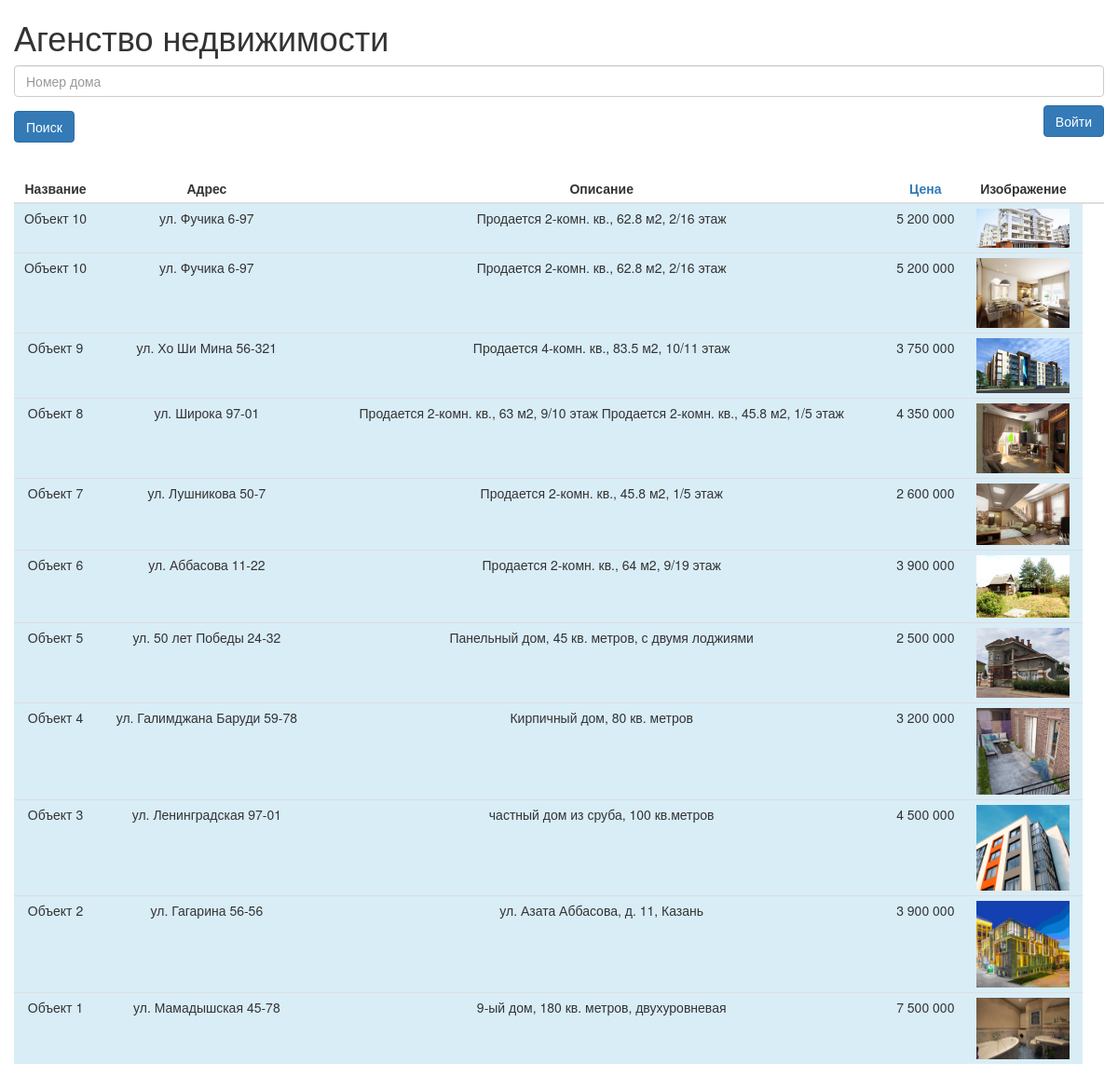
The page / on the database its author committed.
### tables this page shows
CREATE TABLE `estate` (
  `id` int(3) NOT NULL,
  `name` text NOT NULL,
  `adress` text NOT NULL,
  `description` text NOT NULL,
  `price` decimal(30,0) NOT NULL,
  `status` enum('0','1') NOT NULL DEFAULT '1',
  `image` varchar(255) DEFAULT NULL
);

### inc/router.php (called while the page is built, shortened)
<?php
	final class Router {
		public function run( ) {
			$this->controller = new Controller();
			$this->controller->loadView();
		}
	}
?>

### index.php (called while the page is built, shortened)
<?
	require_once './inc/router.php';
	$router = new Router();
	$router->run();
?>

### inc/model.php (called while the page is built, shortened)
<?php
	class Model
	{
		private $servername = 'mysql:host=localhost;dbname=f0725656_test_base';
		private $username = 'f0725656_test_base';
		private $password = 'root';
		protected $connection;
		public function __construct()
		{
			$this->connection = new PDO($this->servername, $this->username, $this->password);
			$this->connection->setAttribute(PDO::ATTR_ERRMODE, PDO::ERRMODE_EXCEPTION);
			$this->connection->exec("SET NAMES utf8;");
		}
		protected function selectData($sql = null, $params = [])
		{
			try {
				$result = $this->connection->prepare($sql);
				$result->execute($params);
				return $result->fetchAll(PDO::FETCH_ASSOC);
			}
			catch (PDOException $e) {
				echo '';
			}
		}
	}

### inc/tasks.php (called while the page is built, shortened)
<?php
	final class Tasks extends Model
	{
		public function getAllTasks($id = false, $task = false)
		{
			if ($task && $id) {
				$sql = "SELECT estate FROM tasks WHERE id=? ;" ;
				$params = [$id];
			}
			else if ($id) {
				$sql = "SELECT id FROM estate ;";
			}
			else {
				$sort = ($_GET['sort']) ? $_GET['sort'] : '';
				$sql = "SELECT * FROM estate" ;
				$sql .= ($sort) ? " ORDER BY price {$sort}" : " ORDER BY id DESC ; ";
			}
			return $this->selectData($sql, $params);
		}
	}

### view/page.php (the view, shortened to what this page needs)
<table class="table table-condensed text-center">
	<thead>
		<tr class="text-center">
			<th>Название</th>
			<th>Адрес</th>
			<th>Описание</th>
			<th>
				<? if ($_GET['sort'] === 'asc') { ?>
					<a href="./?sort=desc">Цена↑</a>
					<? } elseif ($_GET['sort'] === 'desc'){ ?>
					<a href="./?sort=asc">Цена↓</a>
					<? } else { ?>
					<a href="./?sort=desc">Цена</a>
				<? } ?>
			</th>
			<th>Изображение</th>
			<th></th>
			<th></th>
		</tr>
	</thead>
	<tbody>
		<?
			if ($this->tasksList['tasks']) {
				foreach ($this->tasksList['tasks'] as $task) {
					if ($task['status'] === '1') {
					?>
					<tr class="bg-info">
						<td><?= $task['name'] ?></td>
						<td><?= $task['adress'] ?></td>
						<td><?= $task['description'] ?></td>
						<td><?= number_format($task['price'], 0, '', ' ');  ?></td>
						<td>
							<a href="<?= $task['image'] ?>" class="a_fancy" data-fancybox>
								<img class="img_before" src="<?= $task['image'] ?>"/>
							</a>
						</td>
					</tr>
					<?
					}
				}
			}
		?>
	</tbody>
</table>

### view/header.php (shortened to what this page needs)
<!DOCTYPE html>
<html lang="ru">
	<head>
		<link href="css/bootstrap.css" rel="stylesheet">
		<link href="css/font-awesome.css" rel="stylesheet">
		<link href="css/style.css" rel="stylesheet">
		<link rel="stylesheet" href="https://cdn.jsdelivr.net/gh/fancyapps/fancybox@3.5.7/dist/jquery.fancybox.min.css">
	</head>
	<body>
		<div class="container">
			<div class="row">
				<h1>Агенство недвижимости</h1>

### view/form_search.php (shortened to what this page needs)
<form action="./" method="post" >
	<div class="form-group">
		<input name="search" type="text" class="form-control" pattern="^[0-9]{1,3}$" placeholder="Номер дома" value="" required/>
	</div>
	<button type="submit" class="btn btn-primary">Поиск</button>
</form>

### inc/controller.php (shortened to what this page needs)
<?php
	final class Controller {
		private $tasks;
		private $user;
		public function __construct() {
			$this->tasks = new Tasks();
			$this->user = $_SESSION['user']['login'];
		}
		private function getTasks() {
			if ($_POST['action'] === 'search' && $_POST['search']) {
				return [ 'tasks' => $this->tasks->searchTasks( $_POST['search'] ) ];
			}
			else {
				return [ 'tasks' => $this->tasks->getAlltasks() , 'count' => $this->tasks->getCountTable() ];
			}
		}
		public function loadView() {
			$this->tasksList = $this->getTasks();
			require_once('./view/header.php');
			require_once('./view/form_search.php');
			if ($this->user === 'admin') {
				require_once('./view/form_add.php');
				require_once('./view/form_exit.php') ;
				require_once('./view/page_admin.php');
			}
			else {
				require_once('./view/form_auth.php');
				require_once('./view/page.php');
			}
			require_once('./view/footer.php');
		}
	}
?>

### view/form_auth.php (shortened to what this page needs)
<button type="button" class="btn btn-primary head_buttons" data-toggle="modal" data-target="#modal-auth">Войти</button>

### view/footer.php (shortened to what this page needs)
			</div>
		</div>
		<br>
		<br>
		<br>
		<br>
	</body>
</html>

### css/style.css (style rules this page uses)
.head_buttons { float: right; position: relative; top: -40px; }
th { text-align: center; }
.img_before { max-width: 100px; max-height: 100px; cursor: pointer; }

### rows shown on the page
estate: name "Объект 10", adress "ул. Фучика 6-97", description "Продается 2-комн. кв., 62.8 м2, 2/16 этаж", price "5 200 000", image (picture)
estate: name "Объект 10", adress "ул. Фучика 6-97", description "Продается 2-комн. кв., 62.8 м2, 2/16 этаж", price "5 200 000", image (picture)
estate: name "Объект 9", adress "ул. Хо Ши Мина 56-321", description "Продается 4-комн. кв., 83.5 м2, 10/11 этаж", price "3 750 000", shows a picture
estate: name "Объект 8", adress "ул. Широка 97-01", description "Продается 2-комн. кв., 63 м2, 9/10 этаж Продается 2-комн. кв., 45.8 м2, 1/5 этаж", price "4 350 000", image (picture)
estate: name "Объект 7", adress "ул. Лушникова 50-7", description "Продается 2-комн. кв., 45.8 м2, 1/5 этаж", price "2 600 000", image (picture)
estate: name "Объект 6", adress "ул. Аббасова 11-22", description "Продается 2-комн. кв., 64 м2, 9/19 этаж", price "3 900 000", image (picture)
estate: name "Объект 5", adress "ул. 50 лет Победы 24-32", description "Панельный дом, 45 кв. метров, с двумя лоджиями", price "2 500 000", image (picture)
estate: name "Объект 4", adress "ул. Галимджана Баруди 59-78", description "Кирпичный дом, 80 кв. метров", price "3 200 000", image (picture)
estate: name "Объект 3", adress "ул. Ленинградская 97-01", description "частный дом из сруба, 100 кв.метров", price "4 500 000", image (picture)
estate: name "Объект 2", adress "ул. Гагарина 56-56", description "ул. Азата Аббасова, д. 11, Казань", price "3 900 000", image (picture)
estate: name "Объект 1", adress "ул. Мамадышская 45-78", description "9-ый дом, 180 кв. метров, двухуровневая", price "7 500 000", image (picture)
